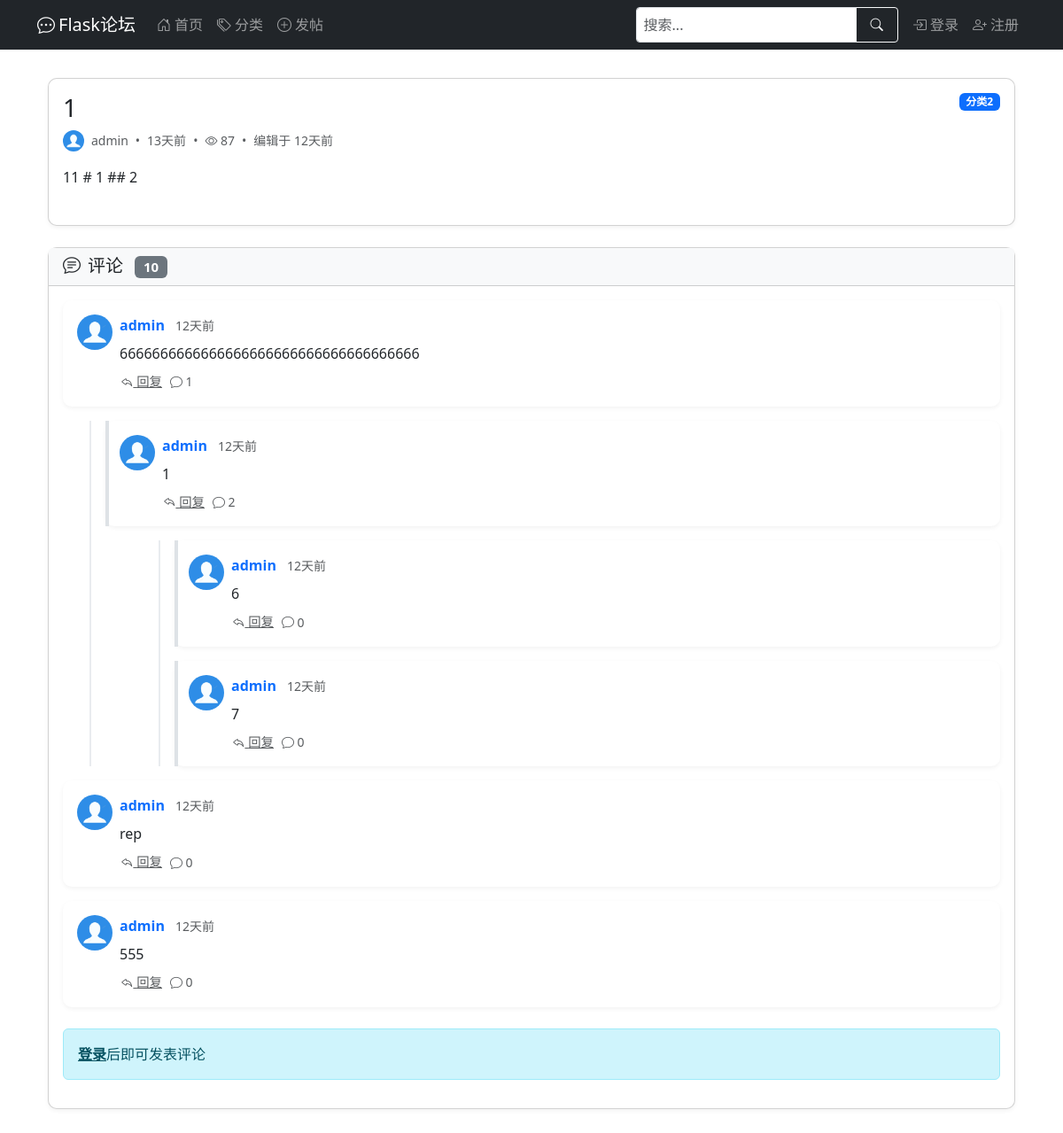
Screenshot of /post/2 with the database file from the repository.
### app/models.py (models this page shows, shortened)
class Post(db.Model):
    __tablename__ = 'post'
    id = db.Column(db.Integer, primary_key=True)
    title = db.Column(db.String(100), nullable=False)
    content = db.Column(db.Text, nullable=False)
    created_at = db.Column(db.DateTime, default=datetime.utcnow)
    last_updated = db.Column(db.DateTime, default=datetime.utcnow, onupdate=datetime.utcnow)
    views = db.Column(db.Integer, default=0)  # 浏览量
    user_id = db.Column(db.Integer, db.ForeignKey('user.id'), nullable=False)  # 对应user.id
    category_id = db.Column(db.Integer, db.ForeignKey('category.id'))  # 对应category.id
    comments = db.relationship('Comment', backref='post', lazy='select')  # post.comment查到所有评论
    _comment_count = db.Column('comment_count', db.Integer, default=0)
    @property
    def comment_count(self):
        return self._comment_count
    @comment_count.setter
    def comment_count(self, value):
        self._comment_count = value

class Category(db.Model):
    __tablename__ = 'category'
    id = db.Column(db.Integer, primary_key=True)
    name = db.Column(db.String(50), unique=True, nullable=False)
    posts = db.relationship('Post', backref='category', lazy=True)  # 从Post里能查到分类,Post.category

class User(UserMixin, db.Model):
    __tablename__ = 'user'
    id = db.Column(db.Integer, primary_key=True)
    username = db.Column(db.String(64), index=True, unique=True, nullable=False)
    email = db.Column(db.String(120), index=True, unique=True, nullable=False)
    password_hash = db.Column(db.String(128), nullable=False)
    created_at = db.Column(db.DateTime, default=datetime.utcnow)
    last_seen = db.Column(db.DateTime, default=datetime.utcnow)
    about_me = db.Column(db.Text)
    avatar = db.Column(db.String(120), default='default.jpg')  # 头像
    permissions = db.Column(db.Integer, default=Permissions.USER)
    posts = db.relationship('Post', backref='author', lazy='dynamic')  # 在Post处能查到作者，用法：Post.author
    def avatar_url(self):
        return url_for('static', filename=f'profile_pics/{self.avatar}', _external=True)

class Comment(db.Model):
    __tablename__ = 'comment'
    id = db.Column(db.Integer, primary_key=True)
    content = db.Column(db.Text, nullable=False)
    created_at = db.Column(db.DateTime, default=datetime.utcnow)
    updated_at = db.Column(db.DateTime, default=datetime.utcnow, onupdate=datetime.utcnow)
    author_username = db.Column(db.String(64), nullable=False)  # 新增字段
    user_id = db.Column(db.Integer, db.ForeignKey('user.id'), nullable=False)
    post_id = db.Column(db.Integer, db.ForeignKey('post.id'), nullable=False)
    parent_id = db.Column(db.Integer, db.ForeignKey('comment.id'), nullable=True)
    author = db.relationship('User', backref='author', lazy='select')
    replies = db.relationship(
        'Comment',
        backref=db.backref('parent', remote_side=[id]),
        lazy='select',
        cascade='all, delete-orphan'
    )

### app/routes.py (the view)
@main.route('/post/<int:post_id>', methods=['GET'])
def post_detail(post_id):
    post = Post.query.options(
        joinedload(Post.author),
        joinedload(Post.category),
        joinedload(Post.comments).joinedload(Comment.author)  # 加载评论及其作者
    ).get_or_404(post_id)
    post.views += 1
    db.session.commit()
    comments_by_parent = {}
    for comment in post.comments:
        if comment.parent_id not in comments_by_parent:
            comments_by_parent[comment.parent_id] = []
        comments_by_parent[comment.parent_id].append(comment)
    for comment in post.comments:
        if comment.id in comments_by_parent:
            comment.replies = sorted(comments_by_parent[comment.id], key=lambda c: c.created_at)
        else:
            comment.replies = []
    top_level_comments = sorted(comments_by_parent.get(None, []), key=lambda c: c.created_at)
    form = CommentForm()
    return render_template('post_detail.html', post=post, form=form, top_level_comments=top_level_comments)

### app/forms.py (shortened to what this page needs)
class CommentForm(FlaskForm):  # 发表评论表单
    content = TextAreaField('评论内容', validators=[
        DataRequired(message='评论内容不能为空'),
        Length(min=2, max=1000, message='评论长度需在2-1000个字符之间')
    ])
    parent_id = HiddenField('父评论ID', default=None)
    submit = SubmitField('提交评论')

### app/templates/post_detail.html (shortened to what this page needs)
{% extends "base.html" %}
{% from "_comment.html" import render_comment with context %}
{% block head %}
<link rel="stylesheet" href="https://cdnjs.cloudflare.com/ajax/libs/highlight.js/11.7.0/styles/github.min.css">
{% endblock %}
{% block content %}
<div class="container py-3">
    <div class="card mb-4">
        <div class="card-body">
            <div class="d-flex justify-content-between align-items-start mb-2">
                <h1 class="card-title h3 mb-0">{{ post.title }}</h1>
                {% if post.category %}
                <span class="badge bg-primary align-self-start">
                    {{ post.category.name }}
                </span>
                {% endif %}
            </div>
            <div class="d-flex align-items-center text-muted small mb-3">
                <a href="{{ url_for('main.user_profile', username=post.author.username) }}"
                   class="d-flex align-items-center text-decoration-none text-muted">
                    <img src="{{ post.author.avatar_url() }}" class="rounded-circle me-2" width="24" height="24"
                         alt="头像">
                    <span>{{ post.author.username }}</span>
                </a>
                <span class="mx-2">•</span>
                <span>{{ post.created_at|time_ago }}</span>
                <span class="mx-2">•</span>
                <span><i class="bi bi-eye"></i> {{ post.views }}</span>
                {% if post.last_updated != post.created_at %}
                <span class="mx-2">•</span>
                <span>编辑于 {{ post.last_updated|time_ago }}</span>
                {% endif %}
            </div>
            <div class="post-content mb-4" id="postContent">
                {{ post.content|escape }}
            </div>
        </div>
    </div>
    <div class="card mb-4">
        <div class="card-header bg-light">
            <h2 class="h5 mb-0">
                <i class="bi bi-chat-text me-2"></i>评论
                <span class="badge bg-secondary ms-2">{{ post.comment_count }}</span>
            </h2>
        </div>
        <div class="card-body">
            {% if top_level_comments %}
            <div class="comments-container mb-4">
                {% for comment in top_level_comments %}
                {{ render_comment(comment, post, 0) }}
                {% endfor %}
            </div>
            {% else %}
            <div class="text-center py-4 text-muted">
                <i class="bi bi-chat-square-text display-6"></i>
                <p class="mt-2 mb-0">还没有评论，快来抢沙发吧~</p>
            </div>
            {% endif %}
            {% if current_user.is_authenticated %}
            <form method="POST" action="{{ url_for('main.add_comment', post_id=post.id) }}">
                {{ form.hidden_tag() }}
                <div class="mb-3">
                    <textarea name="content" class="form-control" rows="4" placeholder="写下你的评论..." required></textarea>
                </div>
                <div class="d-flex justify-content-end">
                    <button type="submit" class="btn btn-primary">
                        <i class="bi bi-send me-2"></i>发表评论
                    </button>
                </div>
            </form>
            {% else %}
            <div class="alert alert-info">
                <a href="{{ url_for('auth.login') }}" class="alert-link">登录</a>后即可发表评论
            </div>
            {% endif %}
        </div>
    </div>
</div>
{% endblock %}

### app/templates/_comment.html (shortened to what this page needs)
{% macro render_comment(comment, post, depth=0) %}
<div class="comment mb-3" id="comment-{{ comment.id }}">
    <div class="card border-0">
        <div class="card-body p-3">
            {% if depth > 0 %}
            <div class="position-absolute top-0 start-0 h-100" style="width: 4px; background-color: #dee2e6;"></div>
            {% endif %}
            <div class="d-flex align-items-start">
                {% if comment.author %}
                <a href="{{ url_for('main.user_profile', username=comment.author_username) }}" class="me-2">
                    <img src="{{ comment.author.avatar_url() }}" class="rounded-circle" width="40" height="40"
                         alt="{{ comment.author_username }}的头像">
                </a>
                {% else %}
                <div class="me-2">
                    <img src="/static/profile_pics/default.jpg" class="rounded-circle" width="40" height="40"
                         alt="已注销用户">
                </div>
                {% endif %}
                <div class="flex-grow-1">
                    <div class="d-flex justify-content-between align-items-center mb-2">
                        <div>
                            {% if comment.author %}
                            <a href="{{ url_for('main.user_profile', username=comment.author_username) }}"
                               class="text-decoration-none fw-bold me-2">
                                {{ comment.author_username }}
                            </a>
                            {% else %}
                            <span class="text-decoration-none fw-bold me-2">
                                已注销用户
                            </span>
                            {% endif %}
                            <span class="text-muted small">
                                {{ comment.created_at|time_ago }}
                            </span>
                        </div>
                    </div>
                    <div class="comment-content mb-2">
                        {{ comment.content|urlize|safe }}
                    </div>
                    <div class="d-flex align-items-center small">
                        <button class="btn btn-sm btn-link text-muted p-0 me-2 comment-reply-btn"
                                data-comment-id="{{ comment.id }}"
                                data-username="{{ comment.author.username if comment.author else '已注销用户' }}">
                            <i class="bi bi-reply"></i> 回复
                        </button>
                        <span class="text-muted">
                            <i class="bi bi-chat"></i> {{ comment.replies|length or 0 }}
                        </span>
                    </div>
                </div>
            </div>
        </div>
    </div>
</div>
{% if comment.replies %}
<div class="replies" style="margin-left: {{ 30 + depth * 30 }}px;">
    {% for reply in comment.replies %}
    {{ render_comment(reply, post, depth + 1) }}
    {% endfor %}
</div>
{% endif %}
{% endmacro %}

### app/templates/base.html (style rules this page uses)
:root { --mobile-nav-height: 56px; }
.card { margin-bottom: 15px; border-radius: 10px; box-shadow: 0 2px 5px rgba(0,0,0,0.05); }
.btn { padding: 8px 16px; font-size: 0.9rem; }
.comment { position: relative; transition: all 0.2s ease; }
.replies { position: relative; margin-top: 0.5rem; padding-left: 1rem; border-left: 2px solid #e9ecef; }
.comment::before { content: ""; position: absolute; left: -15px; top: 0; bottom: 0; width: 2px; background-color: #dee2e6; display: none; }

### app/templates/post_detail.html (style rules this page uses)
.post-content { line-height: 1.7; }

### rows the page displays
Post: title "1", created_at "13天前", views "87", last_updated "12天前", content "11 # 1 ## 2", comment_count "10"
Category: category.name "分类2"
User: author.avatar_url (placeholder picture), author.username "admin"
Comment: author.avatar_url (placeholder picture), author_username "admin", created_at "12天前", content "6666666666666666666666666666666666666", replies|length "1"
Comment: author.avatar_url (placeholder picture), author_username "admin", created_at "12天前", content "1", replies|length "2"
Comment: author.avatar_url (placeholder picture), author_username "admin", created_at "12天前", content "6", replies|length "0"
Comment: author.avatar_url (placeholder picture), author_username "admin", created_at "12天前", content "7", replies|length "0"
Comment: author.avatar_url (placeholder picture), author_username "admin", created_at "12天前", content "rep", replies|length "0"
Comment: author.avatar_url (placeholder picture), author_username "admin", created_at "12天前", content "555", replies|length "0"
